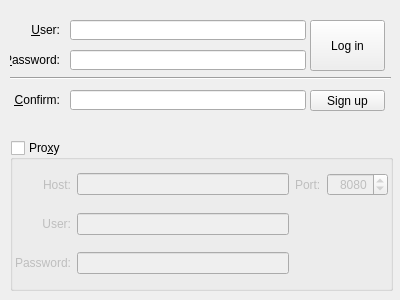
<?xml version="1.0" encoding="UTF-8"?>
<ui version="4.0">
 <class>MEX_Login</class>
 <widget class="QWidget" name="MEX_Login">
  <property name="geometry">
   <rect>
    <x>0</x>
    <y>0</y>
    <width>400</width>
    <height>300</height>
   </rect>
  </property>
  <property name="windowTitle">
   <string>MEX - Login</string>
  </property>
  <widget class="QLineEdit" name="edtUser">
   <property name="geometry">
    <rect>
     <x>70</x>
     <y>20</y>
     <width>236</width>
     <height>20</height>
    </rect>
   </property>
  </widget>
  <widget class="QLabel" name="lblUser">
   <property name="geometry">
    <rect>
     <x>10</x>
     <y>20</y>
     <width>50</width>
     <height>20</height>
    </rect>
   </property>
   <property name="text">
    <string>&amp;User:</string>
   </property>
   <property name="alignment">
    <set>Qt::AlignRight|Qt::AlignTrailing|Qt::AlignVCenter</set>
   </property>
   <property name="buddy">
    <cstring>edtUser</cstring>
   </property>
  </widget>
  <widget class="QLineEdit" name="edtPassword">
   <property name="geometry">
    <rect>
     <x>70</x>
     <y>50</y>
     <width>236</width>
     <height>20</height>
    </rect>
   </property>
   <property name="echoMode">
    <enum>QLineEdit::Password</enum>
   </property>
  </widget>
  <widget class="QLabel" name="lblPassword">
   <property name="geometry">
    <rect>
     <x>10</x>
     <y>50</y>
     <width>50</width>
     <height>20</height>
    </rect>
   </property>
   <property name="text">
    <string>&amp;Password:</string>
   </property>
   <property name="alignment">
    <set>Qt::AlignRight|Qt::AlignTrailing|Qt::AlignVCenter</set>
   </property>
   <property name="buddy">
    <cstring>edtPassword</cstring>
   </property>
  </widget>
  <widget class="QLineEdit" name="edtConfirmPassword">
   <property name="geometry">
    <rect>
     <x>70</x>
     <y>90</y>
     <width>236</width>
     <height>20</height>
    </rect>
   </property>
   <property name="echoMode">
    <enum>QLineEdit::Password</enum>
   </property>
  </widget>
  <widget class="QLabel" name="lblConfirm">
   <property name="geometry">
    <rect>
     <x>10</x>
     <y>90</y>
     <width>50</width>
     <height>20</height>
    </rect>
   </property>
   <property name="text">
    <string>&amp;Confirm:</string>
   </property>
   <property name="alignment">
    <set>Qt::AlignRight|Qt::AlignTrailing|Qt::AlignVCenter</set>
   </property>
   <property name="buddy">
    <cstring>edtConfirmPassword</cstring>
   </property>
  </widget>
  <widget class="QGroupBox" name="proxy">
   <property name="geometry">
    <rect>
     <x>10</x>
     <y>140</y>
     <width>383</width>
     <height>151</height>
    </rect>
   </property>
   <property name="toolTip">
    <string>Enable network proxy</string>
   </property>
   <property name="whatsThis">
    <string>Enabling this group will allow you to enter data for a network proxy if your Internet provider requires one.</string>
   </property>
   <property name="title">
    <string>Pro&amp;xy</string>
   </property>
   <property name="checkable">
    <bool>true</bool>
   </property>
   <property name="checked">
    <bool>false</bool>
   </property>
   <layout class="QGridLayout" name="gridLayout_2">
    <property name="leftMargin">
     <number>2</number>
    </property>
    <property name="topMargin">
     <number>2</number>
    </property>
    <property name="rightMargin">
     <number>2</number>
    </property>
    <property name="bottomMargin">
     <number>2</number>
    </property>
    <item row="0" column="0">
     <widget class="QLabel" name="lbProxyHost">
      <property name="text">
       <string>Host:</string>
      </property>
      <property name="alignment">
       <set>Qt::AlignRight|Qt::AlignTrailing|Qt::AlignVCenter</set>
      </property>
     </widget>
    </item>
    <item row="0" column="1">
     <widget class="QLineEdit" name="edtProxyHost"/>
    </item>
    <item row="0" column="2">
     <widget class="QLabel" name="lblProxyPort">
      <property name="text">
       <string>Port:</string>
      </property>
     </widget>
    </item>
    <item row="0" column="3">
     <widget class="QSpinBox" name="spinBoxProxyPort">
      <property name="alignment">
       <set>Qt::AlignRight|Qt::AlignTrailing|Qt::AlignVCenter</set>
      </property>
      <property name="buttonSymbols">
       <enum>QAbstractSpinBox::UpDownArrows</enum>
      </property>
      <property name="minimum">
       <number>1</number>
      </property>
      <property name="maximum">
       <number>65535</number>
      </property>
      <property name="value">
       <number>8080</number>
      </property>
     </widget>
    </item>
    <item row="1" column="0">
     <widget class="QLabel" name="lblProxyUser">
      <property name="text">
       <string>User:</string>
      </property>
      <property name="alignment">
       <set>Qt::AlignRight|Qt::AlignTrailing|Qt::AlignVCenter</set>
      </property>
     </widget>
    </item>
    <item row="1" column="1">
     <widget class="QLineEdit" name="edtProxyUser"/>
    </item>
    <item row="2" column="0">
     <widget class="QLabel" name="lblProxyPassword">
      <property name="text">
       <string>Password:</string>
      </property>
      <property name="alignment">
       <set>Qt::AlignRight|Qt::AlignTrailing|Qt::AlignVCenter</set>
      </property>
     </widget>
    </item>
    <item row="2" column="1">
     <widget class="QLineEdit" name="edtProxyPassword">
      <property name="echoMode">
       <enum>QLineEdit::Password</enum>
      </property>
     </widget>
    </item>
   </layout>
  </widget>
  <widget class="QPushButton" name="btnLogIn">
   <property name="geometry">
    <rect>
     <x>310</x>
     <y>20</y>
     <width>75</width>
     <height>51</height>
    </rect>
   </property>
   <property name="text">
    <string>Log in</string>
   </property>
  </widget>
  <widget class="QPushButton" name="btnSignUp">
   <property name="geometry">
    <rect>
     <x>310</x>
     <y>90</y>
     <width>75</width>
     <height>21</height>
    </rect>
   </property>
   <property name="text">
    <string>Sign up</string>
   </property>
  </widget>
  <widget class="Line" name="line">
   <property name="geometry">
    <rect>
     <x>10</x>
     <y>70</y>
     <width>381</width>
     <height>16</height>
    </rect>
   </property>
   <property name="orientation">
    <enum>Qt::Horizontal</enum>
   </property>
  </widget>
 </widget>
 <layoutdefault spacing="6" margin="11"/>
 <resources/>
 <connections/>
</ui>
